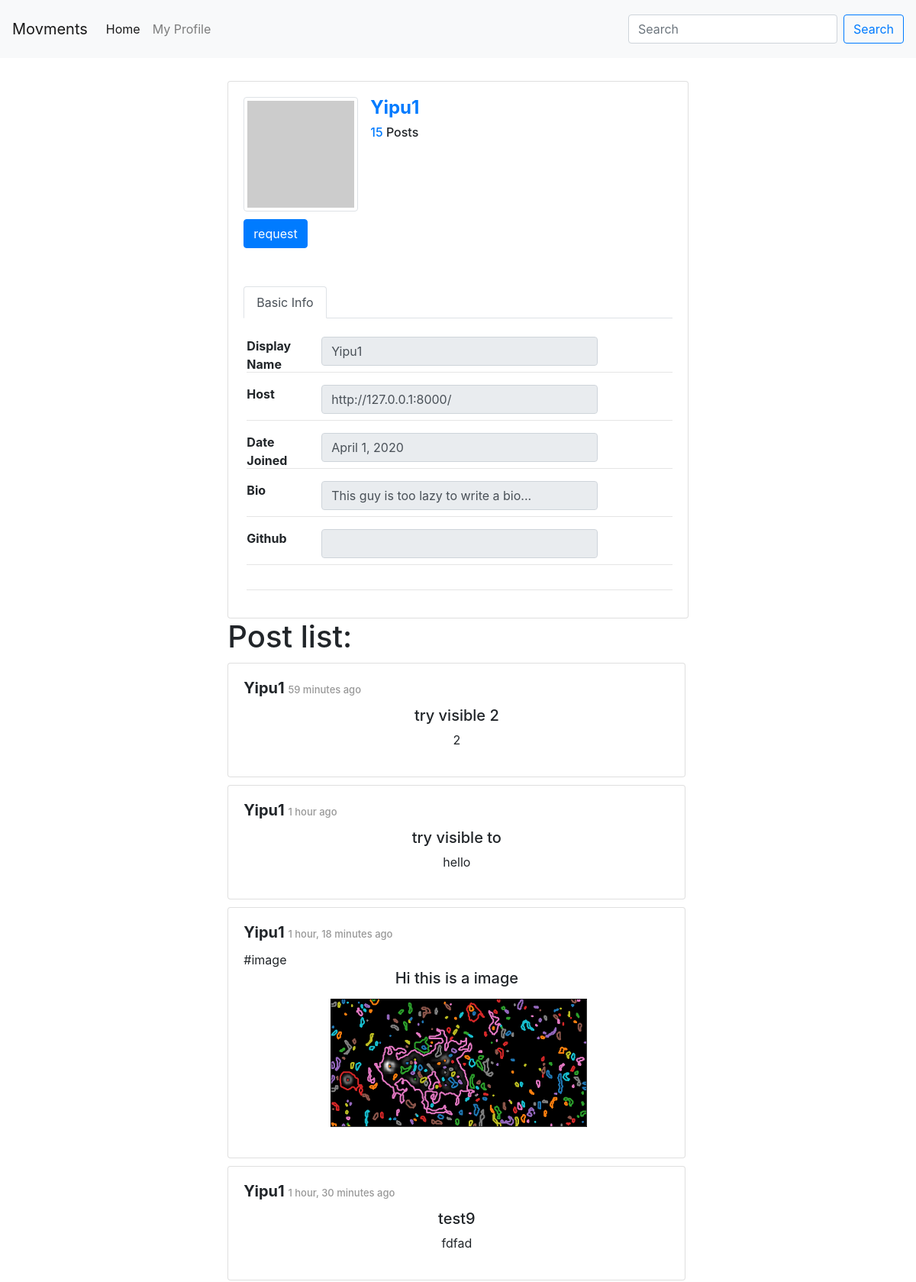
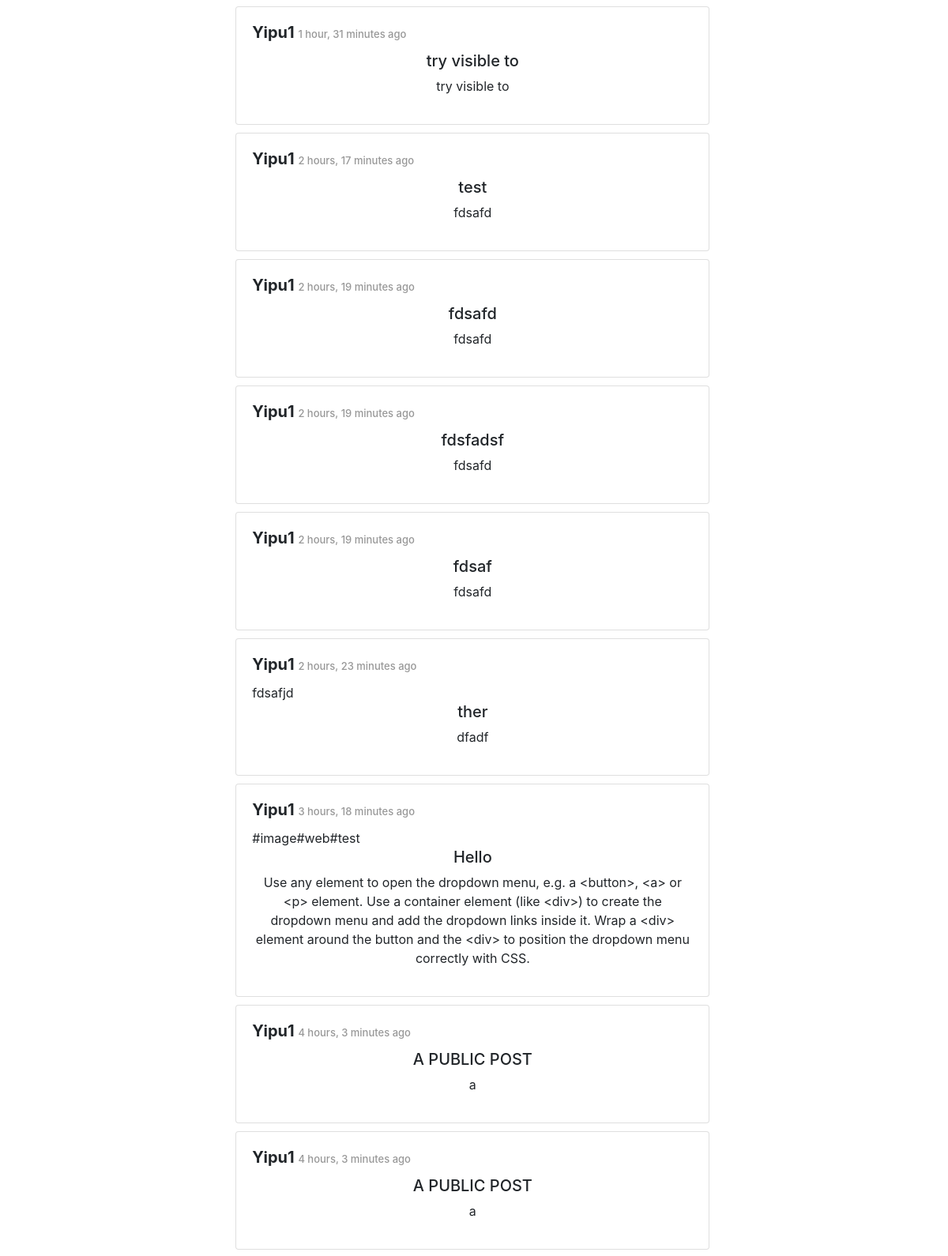
The app's page /accounts/author/profile/5a13ffe1-b8d4-4dd2-b0f6-a515631b3292/ (signed in, upper part) with its own data (2 pictures, top to bottom).
### accounts/models.py (models this page shows, shortened)
class Author(AbstractBaseUser):
    email=models.EmailField(
        verbose_name='email address',
        max_length=60,
        unique=True,
    )
    id = models.CharField(primary_key=True, default=uuid.uuid4().urn[9:], editable=False,max_length=100,unique=True)
    displayName = models.CharField(max_length=30)
    lastName = models.CharField(max_length=30, blank=True)
    firstName = models.CharField(max_length=30, blank=True)
    host = models.CharField(default=settings.HOSTNAME, max_length=100)
    url = models.CharField(default="", max_length=100)
    avatar = models.ImageField(upload_to='avatar/', default = 'avatar/default-avatar.png', blank=True, null=True)
    github = models.URLField(default="", max_length=100, null=True)
    bio = models.CharField(default="This guy is too lazy to write a bio...", max_length=200, blank=True, null=True)
    date_joined=models.DateField(verbose_name="date joined", auto_now=True)
    last_login=models.DateField(verbose_name="last login", auto_now=True)
    active=models.BooleanField(default=True)
    activated=models.BooleanField(default=False)
    node=models.BooleanField(default=False)
    admin=models.BooleanField(default=False)
    share=models.BooleanField(default=False)
    share_image=models.BooleanField(default=False)
    objects = AuthorManager()
    USERNAME_FIELD = 'email'
    REQUIRED_FIELDS = ['displayName', ]
    @property
    def is_activated(self):
        return self.activated

### posting/models.py (models this page shows, shortened)
class Post(models.Model):
    id = models.UUIDField(primary_key=True, default=uuid.uuid4, max_length=50, editable=False)
    author = models.ForeignKey(Author, on_delete=models.CASCADE)
    title = models.CharField(max_length=50)
    contentType = models.CharField(max_length=20, default = 'text/plain', choices=CONTENT_TYPE)
    origin = models.CharField(default="",max_length=200, editable=False)
    source = models.CharField(max_length=200, blank=True)
    content = models.TextField()
    categories = models.CharField(max_length=200, blank=True)
    unlisted = models.BooleanField(default=False, choices=UNLISTED)
    published = models.DateTimeField('date posted', auto_now_add=True, blank=True)
    visibility = models.CharField(max_length=10, default = 'PUBLIC', choices=POST_VISIBILITY)
    visibleTo =models.CharField(max_length=100, default='', blank=True )

### accounts/views.py (the view, shortened to what this page needs)
# urls.py: path('author/profile/<str:author_id>/', views.ProfileView.as_view(), name='view profile'),
class ProfileView(APIView):
    permission_classes = [IsActivated]
    def get(self, request, author_id, format=None):
        try:
            author = Author.objects.filter(id=author_id)
            if not author.exists():
                author = getRemoteAuthor(author_id)
                if not author:
                    return HttpResponseNotFound("Author Profile Not Found.")
            else:
                author = Author.objects.get(id=author_id)
            posts_list = []
            if request.user.id != author_id:
                posts_list = PostingView.getVisiblePosts(request.user, author)
            context = {
                'author': author,
                'post_list': posts_list,
            }
            return render(request, "accounts/profile.html", context)
        except Exception as e:
            return HttpResponseServerError(e)

### accounts/permissions.py (called while the page is built)
    def has_permission(self, request, view):
        if request.method in self.safe_method:
            if request.user and request.user.is_authenticated:
                return request.user.is_activated
        return False

### accounts/templates/accounts/profile.html (shortened to what this page needs)
{%include 'posting/base.html'%}
{%include 'posting/navbar.html'%}
<div class="container" style="margin-top: 20px;height:auto;width:950px;">
    <div class="row">
        <div class="col-md-8 offset-md-2">
            <div class="card">
                <div class="card-body">
                    <div class="card-title mb-4">
                        <div class="d-flex justify-content-start">
                            <div class="image-container">
                                {% if avatar %}
                                    <img src="{{ avatar.url }}" id="imgProfile" style="width: 150px; height: 150px" class="img-thumbnail" />
                                {% else %}
                                    <img src="http://placehold.it/150x150" id="imgProfile" style="width: 150px; height: 150px" class="img-thumbnail" />
                                {% endif %}
                                <div class="middle">
                                    {%  if  not request.user.is_authenticated  %}
                                    {% else %}
                                        {% if request.user.id != author.id  %}
                                            <form action="{% url 'friendship:friend request' %}" method="POST"> {% csrf_token %}
                                                <div style="margin-top: 10px;">
                                                    <input type="submit" class="btn btn-primary" id="btnRequest" value="request" />
                                                </div>
                                            </form>
                                        {% else %}
                                        <div style="margin-top: 10px;">
                                            <input type="button" class="btn btn-primary" id="btnChange" value="Change" />
                                        </div>
                                            <input type="file" style="display: none;" id="profilePicture" name="file" />
                                        {% endif %}
                                    {% endif %}
                                </div>
                            </div>
                            <div class="userData ml-3">
                                <h2 class="d-block" style="font-size: 1.5rem; font-weight: bold"><a href="javascript:void(0);">{{ author.displayName }}</a></h2>
                                <h6 class="d-block"><a href="#post-list" id='posts_count'>#</a> Posts</h6>
                            </div>
                        </div>
                    </div>
                    <div class="row">
                        <div class="col-12">
                            <ul class="nav nav-tabs mb-4" id="myTab" role="tablist">
                                <li class="nav-item">
                                    <a class="nav-link active" id="basicInfo-tab" data-toggle="tab" href="#basicInfo" role="tab" aria-controls="basicInfo" aria-selected="true">Basic Info</a>
                                </li>
                            </ul>
                            <form class="change-form", action="{% url 'accounts:view profile' request.user.id %}", method="POST"> {% csrf_token %}
                                <div class="tab-content ml-1" id="myTabContent">
                                    <div class="tab-pane fade show active" id="basicInfo" role="tabpanel" aria-labelledby="basicInfo-tab">
                                        <div class="row" style="height: 30px;">
                                                <div class="col-sm-3 col-md-2 col-5">
                                                    <label style="font-weight:bold;">Display Name</label>
                                                </div>
                                                <div class="col-md-8 col-6">
                                                    <input type="text" id="display-input" name="displayName" class="form-control classname" value="{{ author.displayName }}" readonly />
                                                </div>
                                        </div>
                                            <hr />
                                            <div class="row" style="height: 30px;">
                                                <div class="col-sm-3 col-md-2 col-5">
                                                    <label style="font-weight:bold;">Host</label>
                                                </div>
                                                <div class="col-md-8 col-6">
                                                    <input type="text" id="host" name="host" class="form-control classname" value="{{ author.host }}" readonly />
                                                </div>
                                            </div>
                                            <hr />
                                            <div class="row" style="height: 30px;">
                                                <div class="col-sm-3 col-md-2 col-5">
                                                    <label style="font-weight:bold;">Date Joined</label>
                                                </div>
                                                <div class="col-md-8 col-6">
                                                    <input type="text" class="form-control classname" value="{{ author.date_joined }}" readonly />
                                                </div>
                                            </div>
                                            <hr />
                                            <div class="row" style="height: 30px;">
                                                <div class="col-sm-3 col-md-2 col-5">
                                                    <label style="font-weight:bold;">Bio</label>
                                                </div>
                                                <div class="col-md-8 col-6">
                                                    <input type="text"  id="bio-input" name="bio" class="form-control classname" value="{{ author.bio }}" readonly />
                                                </div>
                                            </div>
                                            <hr />
                                            <div class="row" style="height: 30px;">
                                                <div class="col-sm-3 col-md-2 col-5">
                                                    <label style="font-weight:bold;">Github</label>
                                                </div>
                                                <div class="col-md-8 col-6">
                                                    <input type="text" id="github-input" name="github" class="form-control classname" value="{{ author.github }}" readonly />
                                                </div>
                                            </div>
                                            <hr />
                                            <hr />
                                    </div>
                                </div>
                            </form>
                        </div>
                    </div>
                </div>
            </div>
        </div>
    </div>
    <div class="row" id='post-list'>
        <div class="col-md-8 offset-md-2">
            {% if post_list %}
            <h1>Post list:</h1>
                {% for post in post_list %}
                    {% include "posting/post-full-view.html" with post=post %}
                {% endfor %}
            {% endif %}
        </div>
    </div>
</div>

### posting/templates/posting/post-full-view.html (shortened to what this page needs)
<div class="card" style="width: 600px;height: auto">
    <div class="card-body">
        <div class='card-title'>
            <h5 class="post-tile"><b>{{ post.author.displayName }} </b> <span id="timestamp"> {{ post.published|timesince }} ago</span></h5>
        </div>
        <div class="card-subtile">
            <span>{{post.categories}}</span>
        </div>
        <div class="card-content">
            <div class="content-container" style="width:auto;height:auto;">
                <div class='post-content-continer' style="text-align: center;">
                    <h5>{{post.title}}</h5>
                    {% if post.contentType == 'image/png;base64' %}
                    <img alt="Post Image" style="max-width:100%;max-height:100%;padding-bottom: 10px;"/>
                    {% elif post.contentType == 'image/jpeg;base64' %}
                    <img alt="Post Image" style="max-width:100%;max-height:100%;padding-bottom: 10px;"/>
                    {% elif post.contentType == 'application/base64' %}
                    <p>I dont know how to display application yet</p>
                    {% elif post.contentType == 'text/markdown' %}
                    <p>{{ post.content }}</p>
                    {% else %}
                    <p>{{ post.content }}</p >
                    {% endif %}
                </div>
            </div>
        </div>
    </div>
</div>

### posting/templates/posting/base.html (style rules this page uses)
ul { padding: 0; list-style-type: none; }
li { padding: 0; list-style-type: none; margin-top: 10px; margin-bottom: 10px; }
#timestamp { font-size: small; color:#989898; }
.card { margin-top: 10px; }

### records on screen
Author: displayName "Yipu1", host "http://127.0.0.1:8000/", date_joined "April 1, 2020", bio "This guy is too lazy to write a bio..."
Post: author.displayName "Yipu1", published "59 minutes", title "try visible 2", content "2"
Post: author.displayName "Yipu1", published "1 hour", title "try visible to", content "hello"
Post: author.displayName "Yipu1", published "1 hour, 18 minutes", categories "#image", title "Hi this is a image"
Post: author.displayName "Yipu1", published "1 hour, 30 minutes", title "test9", content "fdfad"
Post: author.displayName "Yipu1", published "1 hour, 31 minutes", title "try visible to", content "try visible to"
Post: author.displayName "Yipu1", published "2 hours, 17 minutes", title "test", content "fdsafd"
Post: author.displayName "Yipu1", published "2 hours, 19 minutes", title "fdsafd", content "fdsafd"
Post: author.displayName "Yipu1", published "2 hours, 19 minutes", title "fdsfadsf", content "fdsafd"
Post: author.displayName "Yipu1", published "2 hours, 19 minutes", title "fdsaf", content "fdsafd"
Post: author.displayName "Yipu1", published "2 hours, 23 minutes", categories "fdsafjd", title "ther", content "dfadf"
Post: author.displayName "Yipu1", published "3 hours, 18 minutes", categories "#image#web#test", title "Hello", content "Use any element to open the dropdown menu, e.g. a <button>, <a> or <p> element. Use a container element (like <div>) to create the dropdown menu and add the dropdown links inside it. Wrap a <div> element around the button and the <div> to position the dropdown menu correctly with CSS."
Post: author.displayName "Yipu1", published "4 hours, 3 minutes", title "A PUBLIC POST", content "a"
Post: author.displayName "Yipu1", published "4 hours, 3 minutes", title "A PUBLIC POST", content "a"
